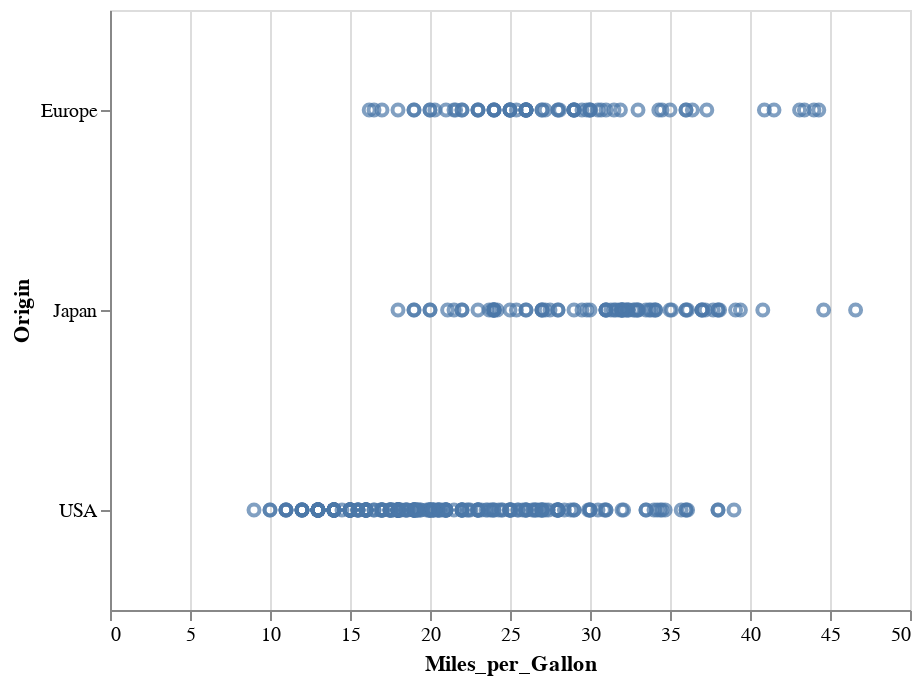

Notebook code cell kept with this figure:
### Markdown cell above
Plottet blir mer interessant hvis vi deler x-aksen f.eks representerer bensinforbruket.

### Code cell
alt.Chart(cars).mark_point().encode(
    y='Origin',
    x='Miles_per_Gallon'
)

### Figure 1 — Vega-Lite specification as saved in the notebook (floating-point values rounded to 4 significant figures; data arrays with more than 128 entries replaced by an {"elided": "..."} marker saying what was removed)
{"$schema": "https://vega.github.io/schema/vega-lite/v2.4.1.json", "config": {"view": {"height": 300, "width": 400}}, "data": {"values": {"elided": "406 records"}}, "encoding": {"x": {"field": "Miles_per_Gallon", "type": "quantitative"}, "y": {"field": "Origin", "type": "nominal"}}, "mark": "point"}
